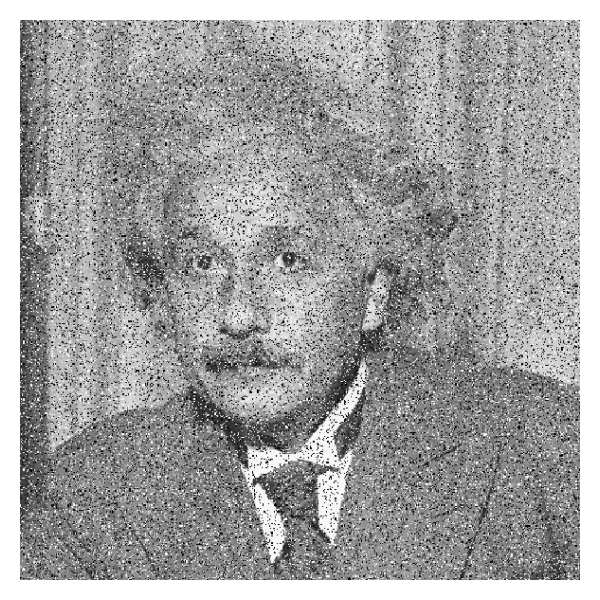
#> input picture median-filter/einstein.jpg, 600 x 600 px
$ python median-filter.py einstein.jpg
#> lines starting #> are read from the running program, lines starting #| are printed output that depends on the picture
import numpy as np
from PIL import Image
import argparse
from os.path import splitext

parser = argparse.ArgumentParser (description = 'File to be read.')
parser.add_argument('file', help = 'Give the path to a file, on the command line. To be read.')
args = parser.parse_args()

img = Image.open(args.file).convert("L")
inArr = np.array(img)

# odd number: window size
n = 9
m = (n-1)//2

# use padding for border cases
inArr = np.pad (inArr, m, mode='edge')
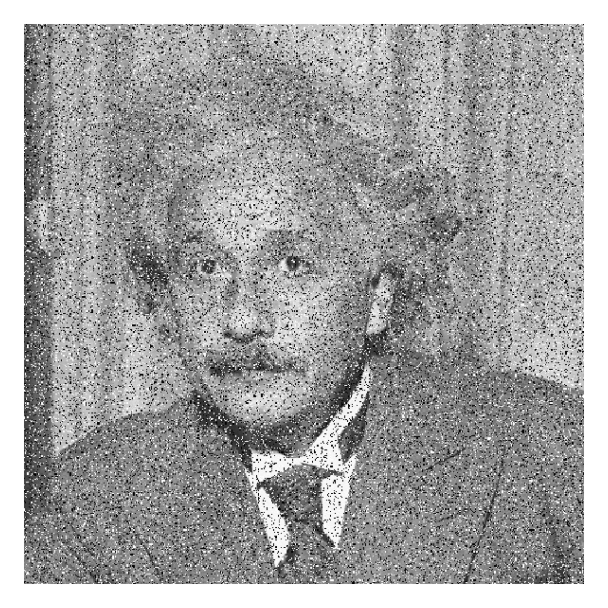
#> inArr: shape (608, 608); min 0, max 255, mean 163.1

rows = inArr.shape[0]
#> rows = 608
cols = inArr.shape[1]
#> cols = 608

outArr = np.copy(inArr)

grid = np.zeros((n,n))

for i in range(m, rows-m):
    for j in range(m, cols-m):
        grid = inArr[i-m:i+m,j-m:j+m]
        outArr[i][j] = np.median(grid)      # assign median value
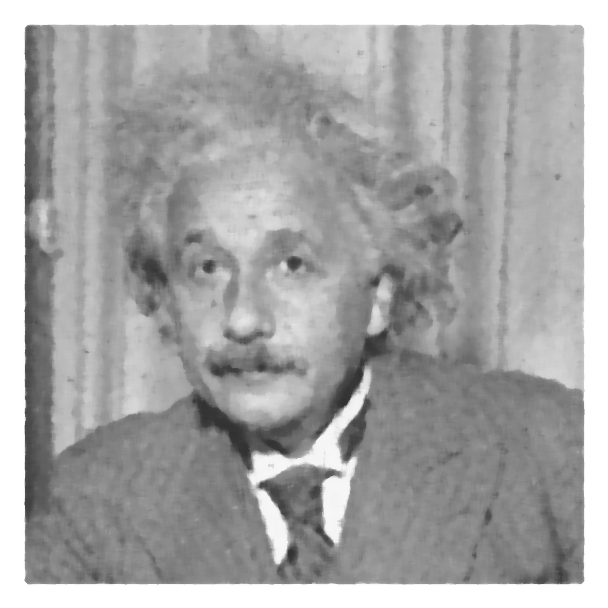
#> outArr: shape (608, 608); min 47, max 255, mean 167.2

img = Image.fromarray(outArr.astype(np.uint8))
img.save(splitext(args.file)[0]+'_better'+splitext(args.file)[1])   # save image
